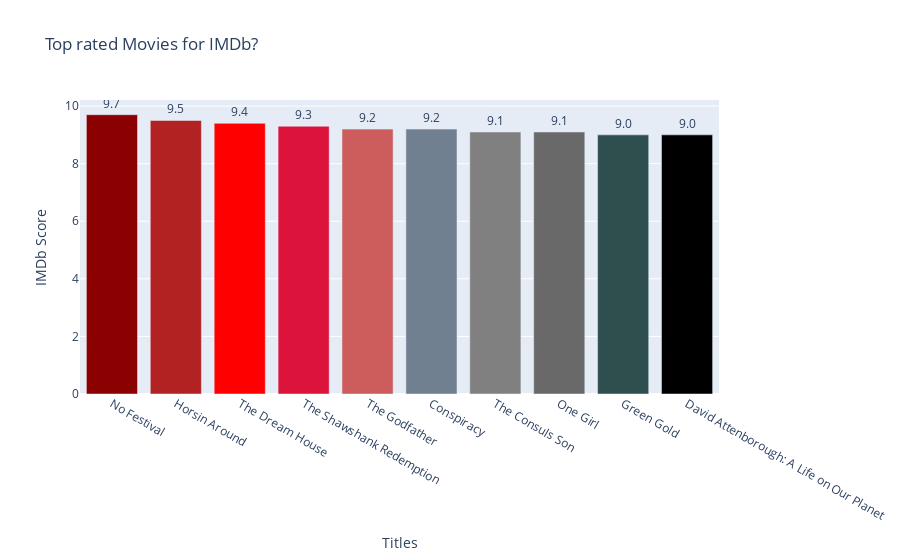

Source (notebook cell):
### Code cell
fig = go.Figure(data=[go.Bar(
    x = top_m_imdb_10_list['Title'],
    y = top_m_imdb_10_list['IMDb Score'],
    text = top_m_imdb_10_list['IMDb Score'],
    textposition='auto',
    marker_color=colors_10 # marker color can be a single color value or an iterable
)])
fig.update_traces(texttemplate='%{text:.2s}', textposition='outside')
fig.update_layout(title_text= 'Top rated Movies for IMDb?',
                  uniformtext_minsize=8, uniformtext_mode='hide',
                  yaxis=dict(
                  title='IMDb Score',
                  titlefont_size=14),
                  xaxis=dict(
                  title='Titles',
                  titlefont_size=14))

### Figure 1 — Plotly figure (JSON) as saved in the notebook; plotly's stock layout.template omitted (floating-point values rounded to 4 significant figures)
{"data": [{"marker": {"color": ["DarkRed", "FireBrick", "Red", "Crimson", "IndianRed", "slategray", "gray", "dimgrey", "DarkSlateGrey", "black"]}, "text": [9.7, 9.5, 9.4, 9.3, 9.2, 9.2, 9.1, 9.1, 9, 9], "textposition": "outside", "texttemplate": "%{text:.2s}", "type": "bar", "x": ["No Festival", "Horsin Around", "The Dream House", "The Shawshank Redemption", "The Godfather", "Conspiracy", "The Consuls Son", "One Girl", "Green Gold", "David Attenborough: A Life on Our Planet"], "y": [9.7, 9.5, 9.4, 9.3, 9.2, 9.2, 9.1, 9.1, 9, 9]}], "layout": {"title": {"text": "Top rated Movies for IMDb?"}, "uniformtext": {"minsize": 8, "mode": "hide"}, "xaxis": {"title": {"font": {"size": 14}, "text": "Titles"}}, "yaxis": {"title": {"font": {"size": 14}, "text": "IMDb Score"}}}}
